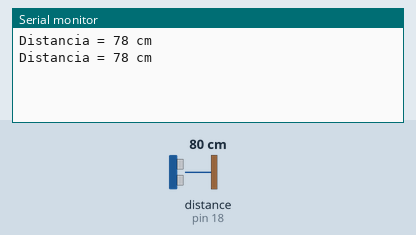
This sketch was run on a simulated Arduino Uno, built with avr-gcc and run on an emulated ATmega328P. On the bench: the last lines printed to the serial monitor. Wiring (inferred from the names in the program): ultrasonic range finder: trigger pin 5; echo pin 18. The test bench sets the inputs (shaded band); at power-on: distance to the obstacle (sensor on pin 18) 80 cm. The echo pulse lasts 58.3 µs per cm.

Above: at 1.8 s.
1.9 s: distance to the obstacle (sensor on pin 18) set to 2 cm
At 2.5 s:
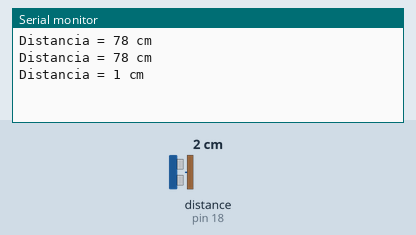
3.4 s: distance to the obstacle (sensor on pin 18) set to 4 cm
At 4.8 s:
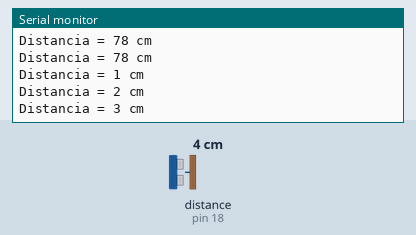
Timing chart, 0 to 6.4 s (numbered marks = the images above; inputs shaded):
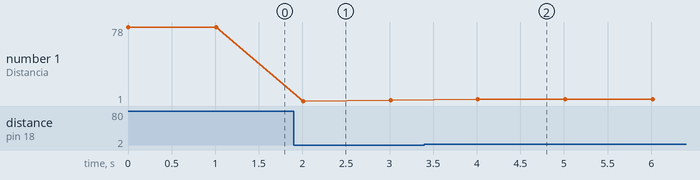

The sketch:

test_jsn.ino
```cpp
/* Sketch de exemplo do Arduino para controlar um sensor de distância ultrassônico JSN-SR04T com o Arduino. Nenhuma biblioteca necessária. */
// Defina o Trig e o pino de eco:
#define trigPin 5
#define echoPin 18
// Defina as variáveis:
long duration;
int distance;
void setup() {
  // Definir entradas e saídas
  pinMode(trigPin, OUTPUT);
  pinMode(echoPin, INPUT);
  digitalWrite(2,OUTPUT);


  // Comece a comunicação serial a uma taxa de transmissão de 9600:
  Serial.begin(9600);
}
void loop() {
  // Limpe o trigPin configurando-o como LOW:
  digitalWrite(trigPin, LOW);

  delayMicroseconds(50);
  // Acione o sensor definindo o trigPin alto por 10 microssegundos:
  digitalWrite(trigPin, HIGH);
  delayMicroseconds(50);
  digitalWrite(trigPin, LOW);

  // Leia o echoPin. pulseIn() retorna a duração (comprimento do pulso) em microssegundos:
  duration = pulseIn(echoPin, HIGH);

  // Calcule a distância:
  distance = duration*0.034/2;

  // Imprima a distância no Monitor Serial (Ctrl + Shift + M):
  Serial.print("Distancia = ");
  Serial.print(distance);
  Serial.println(" cm");
  if(distance <= 100){
    digitalWrite(2,HIGH);
  }else{
    digitalWrite(2,LOW);
  }

  delay(1000);
}
```

Measured:
- after the input at 1.9 s, the serial monitor: prints a new line after 0.11 s (image 1)
- after the input at 3.4 s, the serial monitor: prints a new line after 0.61 s (image 2)
- plotted number 1: 78 → 2 after the input at 1.9 s, 2 → 3 after the input at 3.4 s
